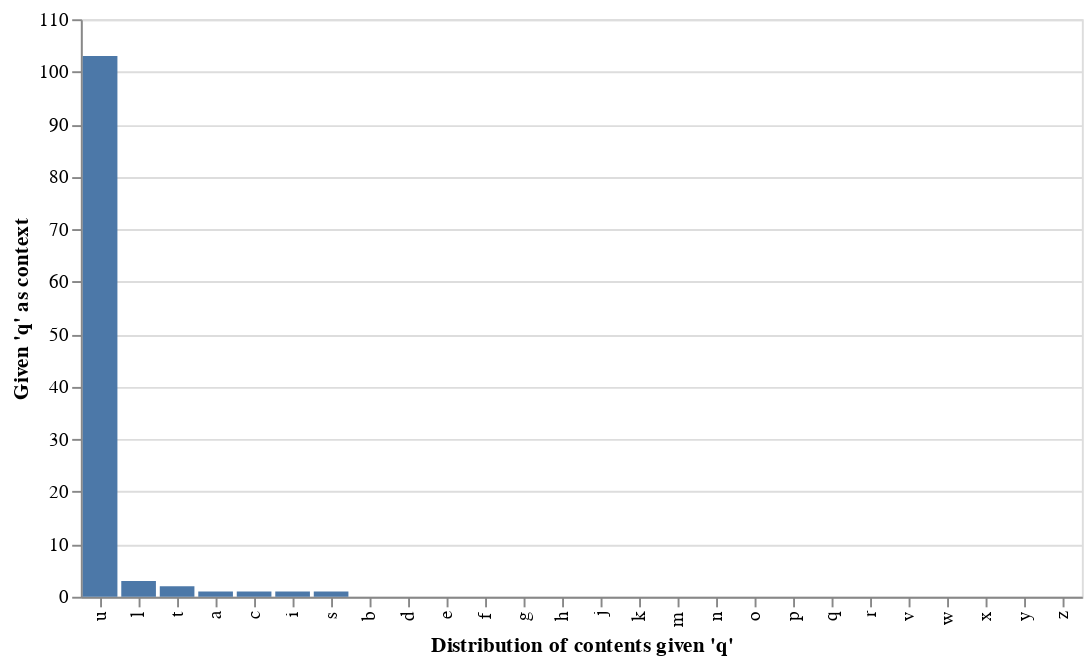

This figure's notebook cell:
### Code cell
peek_content(words_bi, 'q')

### Figure 1 — Vega-Lite specification as saved in the notebook (floating-point values rounded to 4 significant figures)
{"config": {"view": {"continuousWidth": 300, "continuousHeight": 300}}, "data": {"name": "data-137c4a9750cc742d6ba009a7596a9655"}, "mark": {"type": "bar"}, "encoding": {"tooltip": [{"field": "index", "type": "nominal"}, {"field": "q", "type": "quantitative"}], "x": {"field": "index", "sort": "-y", "title": "Distribution of contents given 'q'", "type": "nominal"}, "y": {"field": "q", "title": "Given 'q' as context", "type": "quantitative"}}, "$schema": "https://vega.github.io/schema/vega-lite/v5.17.0.json", "datasets": {"data-137c4a9750cc742d6ba009a7596a9655": [{"index": "a", "q": 1.0}, {"index": "b", "q": 0.0}, {"index": "c", "q": 1.0}, {"index": "d", "q": 0.0}, {"index": "e", "q": 0.0}, {"index": "f", "q": 0.0}, {"index": "g", "q": 0.0}, {"index": "h", "q": 0.0}, {"index": "i", "q": 1.0}, {"index": "j", "q": 0.0}, {"index": "k", "q": 0.0}, {"index": "l", "q": 3.0}, {"index": "m", "q": 0.0}, {"index": "n", "q": 0.0}, {"index": "o", "q": 0.0}, {"index": "p", "q": 0.0}, {"index": "q", "q": 0.0}, {"index": "r", "q": 0.0}, {"index": "s", "q": 1.0}, {"index": "t", "q": 2.0}, {"index": "u", "q": 103.0}, {"index": "v", "q": 0.0}, {"index": "w", "q": 0.0}, {"index": "x", "q": 0.0}, {"index": "y", "q": 0.0}, {"index": "z", "q": 0.0}]}}
